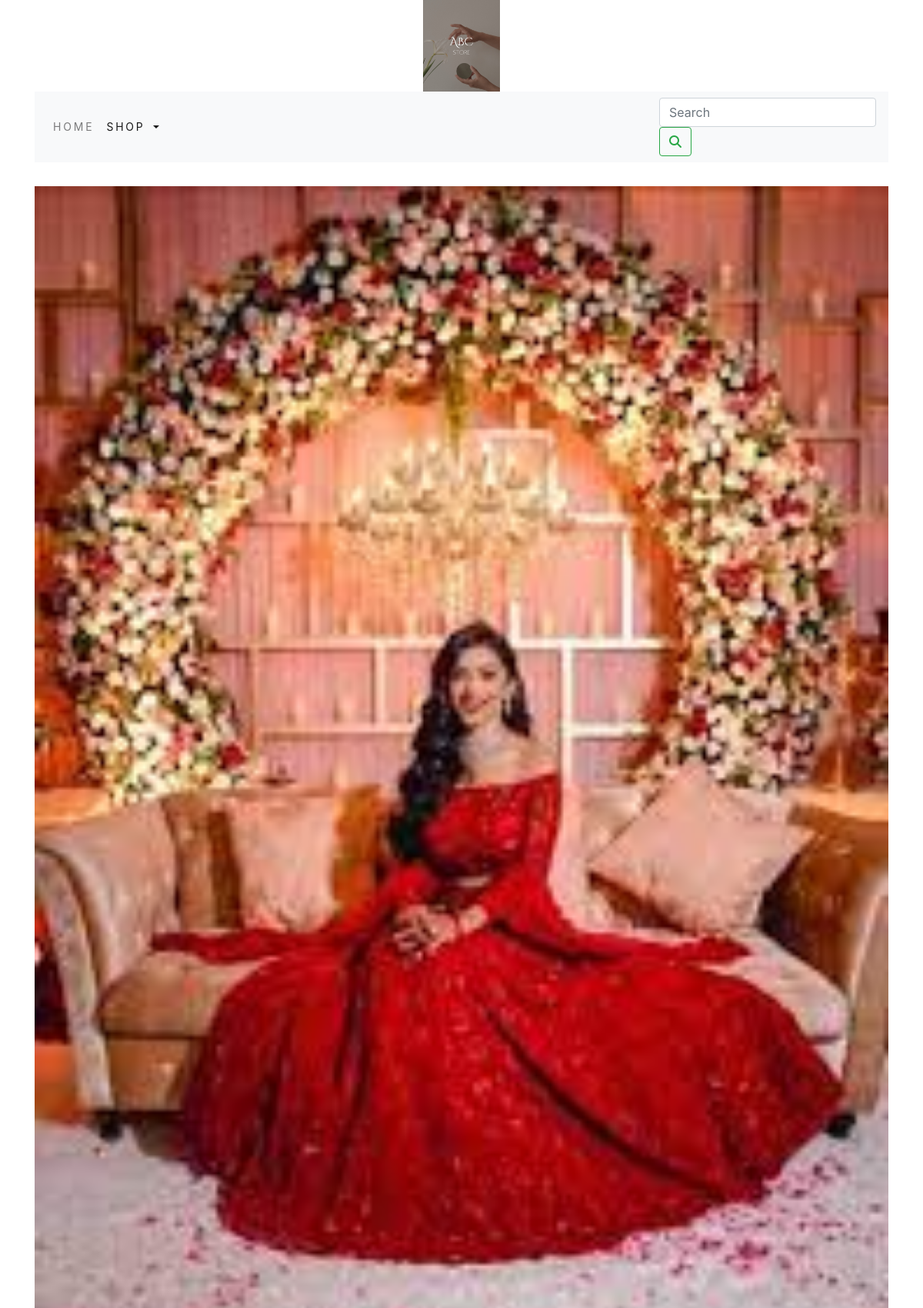
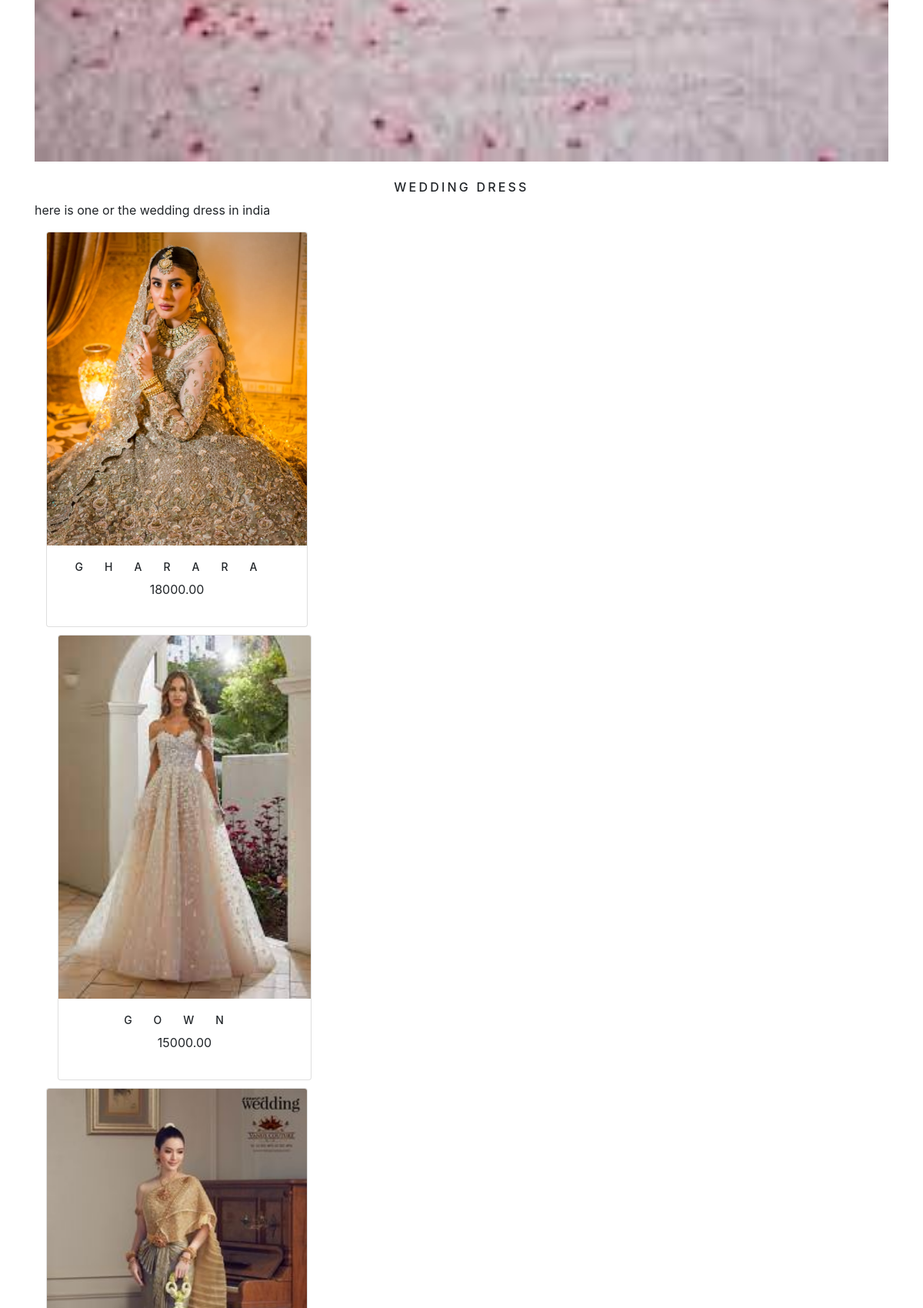
Screenshot of /shop/weddind-dress/ (upper part) with the database file from the repository (2 pictures, top to bottom).
### shop/models.py (models this page shows, shortened)
class Category(models.Model):
    name=models.CharField(max_length=250,unique=True)
    slug=models.SlugField(max_length=250,unique=True)
    description=models.TextField(blank=True)
    image=models.ImageField(upload_to='category',blank=True)
    class Meta:
        ordering=('name',)
        verbose_name='category'
        verbose_name_plural='categories'
    def get_url(self):
        return reverse('shop:products_by_category',args=[self.slug])

class Product(models.Model):
    name=models.CharField(max_length=250,unique=True)
    slug=models.SlugField(max_length=250,unique=True)
    description=models.TextField(blank=True)
    price=models.DecimalField(max_digits=10,decimal_places=2)
    category=models.ForeignKey(Category,on_delete=models.CASCADE)
    image=models.ImageField(upload_to='product',blank=True)
    stock=models.IntegerField()
    available=models.BooleanField(default=True)
    created=models.DateTimeField(auto_now_add=True)
    updated=models.DateTimeField(auto_now=True)
    class Meta:
        ordering=('name',)
        verbose_name='product'
        verbose_name_plural='products'
    def get_url(self):
        return reverse('shop:prodCatdetail',args=[self.category.slug,self.slug])

### shop/views.py (the view)
# urls.py: path('',views.allProdCat,name='allProdCat'),
def allProdCat(request,c_slug=None):
    c_page=None
    products_list=None
    if c_slug!=None:
        c_page=get_object_or_404(Category,slug=c_slug)
        products_list=Product.objects.all().filter(category=c_page,available=True)
    else:
        products_list=Product.objects.all().filter(available=True)
    paginator=Paginator(products_list,6)
    try:
            page=int(request.GET.get('page','1'))
    except:
            page=1
    try:
        products=paginator.page(page)
    except(EmptyPage,InvalidPage):
        products=paginator.page(paginator.num_pages)
    return render(request,"category.html",{'category':c_page,'products':products})

### cart/context_processors.py (called while the page is built)
def counter(request):
    item_count=0
    if 'admin' in request.path:
        return {}
    else:
        try:
            cart=Cart.objects.filter(cart_id=_cart_id(request))
            cart_items= CartItem.objects.all().filter(cart=cart[:1])
            for cart_item in cart_items:
                item_count += cart_item.quantity
        except Cart.DoesNotExist:
            item_count=0
    return dict(item_count=item_count)

### cart/views.py (called while the page is built)
def _cart_id(request):
    cart=request.session.session_key
    if not cart:
        cart=request.session.create()
    return cart

### shop/context_processors.py (called while the page is built)
def menu_links(request):
    links=Category.objects.all()
    return dict(links=links)

### templates/category.html (shortened to what this page needs)
{% extends 'base.html' %}
{% load static %}
{% block content %}
{% if category %}
<div>
    <div class="row my_row_class">
        </div>
</div>
{% endif %}
<div class="mx-auto">
    {% if category %}
    <img class="my_image" src="{{category.image.url}}" alt="{{category.name}}">
</div>
<br>
<div>
    <h1 class="text-center my_title">{{category.name}}</h1>
    <p class="text-justify">{{category.description}}</p>
</div>
{% endif %}
<div class="container">
    <div class="row mx_auto">
    {% for product in products.object_list %}
    <div class="my_bottom_margin col-9 col-sm-12 col-md-4 col-lg-4">
        <div class="card text-center" style="min-width:18rem;">
            <a href="{{product.get_url}}"><img class="card-img-top my_image" src="{{product.image.url}}" alt="{{product.name}}"></a>
            <div class="card-body">
                <h4>{{product.name}}</h4>
                <p>{{product.price}}</p>
            </div>
        </div>
    </div>
    </div>
    {% endfor %}
<br>
{% endblock %}

### static/css/custom.css (style rules this page uses)
.my_row_class { padding-top :15px; }
.my_image { width :100%; height :auto; }
.my_title { font-size :16px; text-transform :uppercase; letter-spacing :.2em; }
.my_bottom_margin { margin-bottom: 10px; }
.card-body h4 { font-size :14px; text-transform :uppercase; letter-spacing :2em; }

### rows the page displays
Category: image (picture), name "WEDDING DRESS", description "here is one or the wedding dress in india"
Product: image (picture), name "GHARARA", price "18000.00"
Product: image (picture), name "GOWN", price "15000.00"
Product: image (picture)
